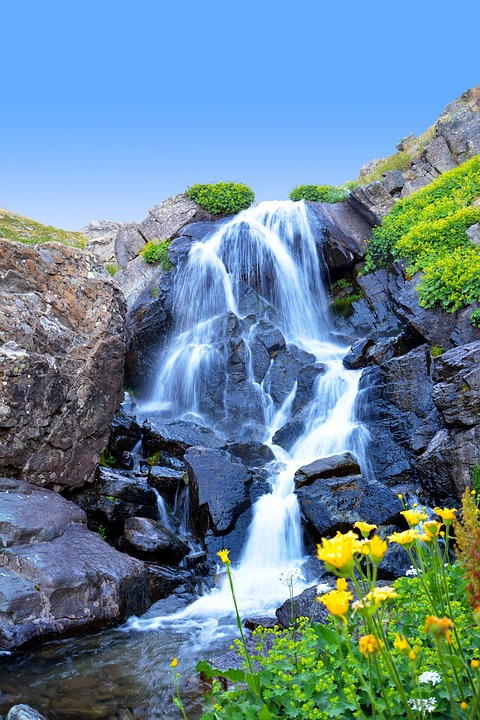
#> input picture img.jpg, 480 x 720 px
$ python odev2.py
#> lines starting #> are read from the running program, lines starting #| are printed output that depends on the picture
import cv2

inMat = cv2.imread("img.jpg")
#> inMat is the input picture: shape (720, 480, 3); mean B, G, R 152.2, 134.2, 103.6
def OpenCV_Access_RGBValue(inMat):

    h = inMat.shape[0]
#> h = 720
    w = inMat.shape[1]
#> w = 480

    for y in range(0, h):
        for x in range(0, w):

            b = inMat[y, x, 0]
            g = inMat[y, x, 0]
            r = inMat[y, x, 0]

            b = 255 - b
            g = 255 - g
            r = 255 - r

            inMat[y, x, 0] = b
            inMat[y, x, 1] = g
            inMat[y, x, 2] = r
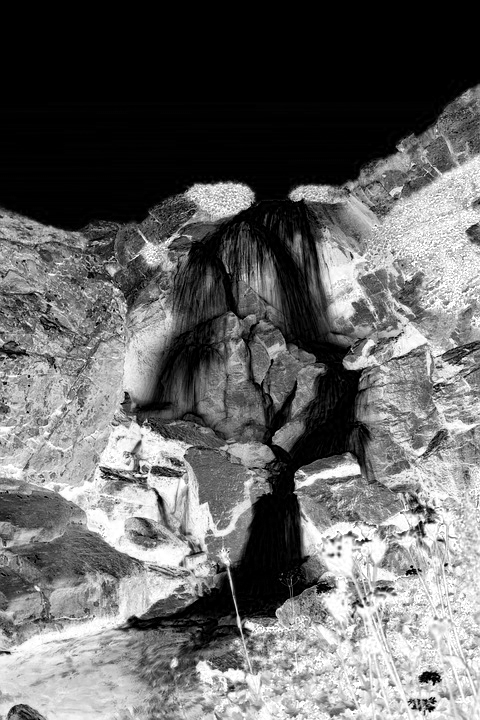
#> inMat: shape (720, 480, 3); min 0, max 255, mean 102.8

    return inMat

OpenCV_Access_RGBValue(inMat)

cv2.namedWindow("tersi", 0)
cv2.imwrite("out.png", inMat)
cv2.imshow("tersi", inMat)
cv2.waitKey(0)
